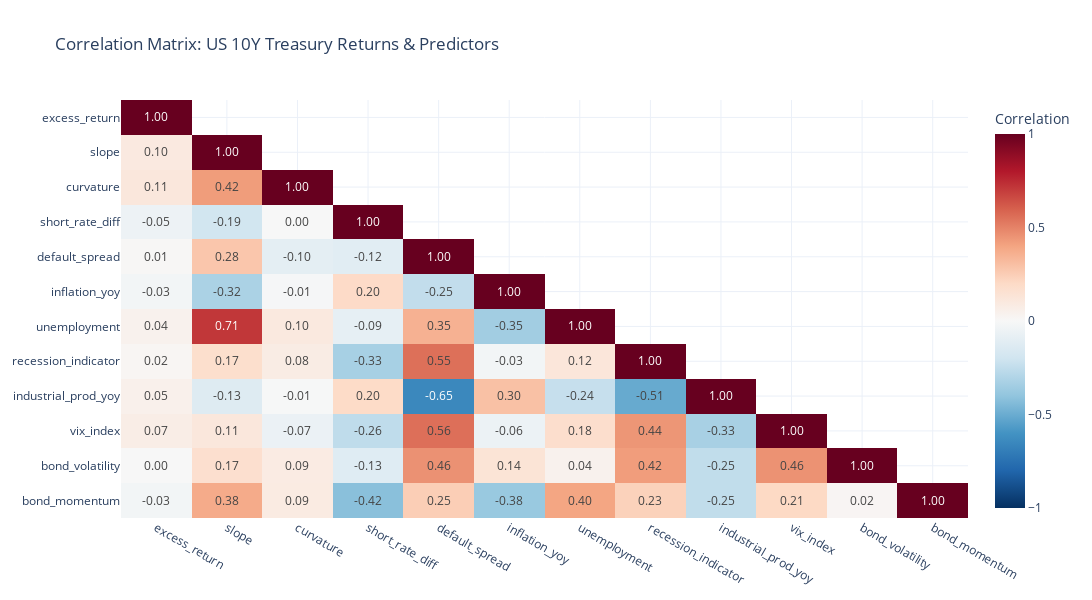

Write notebook code for a chart like this one.
### Markdown cell above
Check the correlation between variables.

### Code cell
all_cols = ['excess_return'] + ['slope', 'curvature', 'short_rate_diff', 'default_spread', 'inflation_yoy', 'unemployment', 
              'recession_indicator', 'industrial_prod_yoy', 'vix_index', 'bond_volatility', 'bond_momentum']

corr_matrix = df_final[all_cols].corr()

mask = np.triu(np.ones_like(corr_matrix, dtype=bool), k=1)
df_corr_masked = corr_matrix.mask(mask)

fig_heatmap = px.imshow(
    df_corr_masked,
    text_auto=".2f",
    aspect="auto",
    color_continuous_scale='RdBu_r',
    zmin=-1, zmax=1,
    title="Correlation Matrix: US 10Y Treasury Returns & Predictors",
    labels=dict(color="Correlation"),
    height=600,
    width=1100, template='plotly_white'
)
fig_heatmap.show()

### Figure 1 — Plotly figure (JSON) as saved in the notebook; plotly's stock layout.template omitted (floating-point values rounded to 4 significant figures; data arrays with more than 128 entries replaced by an {"elided": "..."} marker saying what was removed)
{"data": [{"coloraxis": "coloraxis", "hovertemplate": "x: %{x}<br>y: %{y}<br>Correlation: %{z}<extra></extra>", "name": "0", "texttemplate": "%{z:.2f}", "type": "heatmap", "x": ["excess_return", "slope", "curvature", "short_rate_diff", "default_spread", "inflation_yoy", "unemployment", "recession_indicator", "industrial_prod_yoy", "vix_index", "bond_volatility", "bond_momentum"], "xaxis": "x", "y": ["excess_return", "slope", "curvature", "short_rate_diff", "default_spread", "inflation_yoy", "unemployment", "recession_indicator", "industrial_prod_yoy", "vix_index", "bond_volatility", "bond_momentum"], "yaxis": "y", "z": {"elided": "12x12 float values"}}], "layout": {"coloraxis": {"cmax": 1, "cmin": -1, "colorbar": {"title": {"text": "Correlation"}}, "colorscale": [[0, "rgb(5,48,97)"], [0.1, "rgb(33,102,172)"], [0.2, "rgb(67,147,195)"], [0.3, "rgb(146,197,222)"], [0.4, "rgb(209,229,240)"], [0.5, "rgb(247,247,247)"], [0.6, "rgb(253,219,199)"], [0.7, "rgb(244,165,130)"], [0.8, "rgb(214,96,77)"], [0.9, "rgb(178,24,43)"], [1, "rgb(103,0,31)"]]}, "height": 600, "title": {"text": "Correlation Matrix: US 10Y Treasury Returns & Predictors"}, "width": 1100, "xaxis": {"anchor": "y", "domain": [0, 1]}, "yaxis": {"anchor": "x", "autorange": "reversed", "domain": [0, 1]}}}
